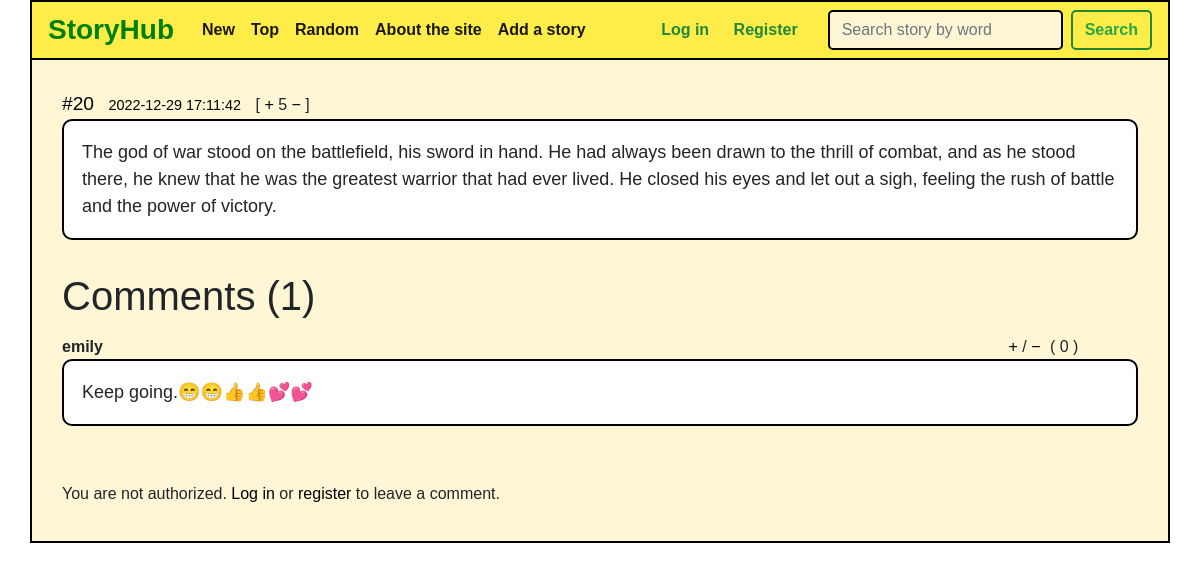
Screenshot of /post/20 with the database file from the repository.
### tables this page shows
CREATE TABLE 'stories' ('id' INTEGER PRIMARY KEY AUTOINCREMENT NOT NULL, 'text' INTEGER NOT NULL, 'datetime' INTEGER NOT NULL DEFAULT CURRENT_TIMESTAMP, 'likes' INTEGER NOT NULL DEFAULT 0 );

CREATE TABLE 'comments' ('id' INTEGER PRIMARY KEY AUTOINCREMENT NOT NULL, 'user_id' INTEGER NOT NULL, 'text' TEXT NOT NULL, 'datetime' DATETIME NOT NULL DEFAULT CURRENT_TIMESTAMP, 'likes' INTEGER NOT NULL DEFAULT 0 , 'post_id'  INTEGER NOT NULL  );

CREATE TABLE 'users' ('id' INTEGER PRIMARY KEY AUTOINCREMENT NOT NULL, 'username' TEXT NOT NULL, 'hash' TEXT NOT NULL, 'email'  TEXT NOT NULL  );

### application.py (the view)
@app.route("/post/<int:id>", methods=["GET", "POST"])
def post(id):
    message = request.form.get("message")
    if request.method == "POST" and message:
        user_id = session["user_id"]
        sql = "INSERT INTO comments (text, post_id, user_id) VALUES (:message, :post_id, :user_id)"
        db.execute(sql, message=message, post_id=id, user_id=user_id)
        return redirect("/post/{}".format(id))
    else:
        story = db.execute("SELECT * FROM stories WHERE id=:id", id=id)
        comments = db.execute("SELECT * FROM comments WHERE post_id=:id", id=id)
        print(session)
        if session.get("user_id") is None:
            username = None
        else:
            user = db.execute("SELECT username FROM users WHERE id=:id", id=session["user_id"])
            username = user[0]["username"]
        if len(comments) > 0:
            for comment in comments:
                commentator_name = db.execute("SELECT username FROM users WHERE id=:user_id", user_id=comment["user_id"])
                comment["username"] = commentator_name[0]["username"]
            com_count = len(comments)
        else:
            comments = None
            com_count = 0
        if request.method == "GET":
            error = None
        else:
            error = 1
        return render_template("post.html", story=story[0], comments=comments, com_count=com_count, username=username, error=error)

### templates/post.html (shortened to what this page needs)
{% extends "layout.html" %}
{% block body %}
<div class="view-content">
    <div class="post cit_395664">
        <span class="number"><a href="#">#{{ story['id'] }}</a></span>
        <span class="time">{{ story['datetime'] }}</span>
        <span class="post_id">
        [
        <span class="votes">
        <a class="cit_plus" href="/like/{{ story['id'] }}/post">+</a>
        </span>
        <span class="raiting">
        {{ story['likes'] }}        </span>
        <span class="votes">
        <a class="cit_minus" href="/dislike/{{ story['id'] }}/post">−</a>
        </span>
        ]
        </span>
        <div class="content">
            {{ story['text'] }}
        </div>
    </div>
</div>
<h1>Comments ({{ com_count }})</h1>
    {% if comments != None %}
    <div class="view-content">
        <div class="post cit_395664">
            {% for comment in comments %}
                <div style="margin-top:15px">
                    <strong>{{ comment['username'] }}</strong>
                    <span class="votes">
                        <a class="cit_plus" href="/com_like/{{ comment['id'] }}">+</a> / <a class="cit_minus" href="/com_dislike/{{ comment['id'] }}">−</a>
                    </span>
                    <span class="raiting" style="margin-left:5px">( {{ comment['likes'] }} )</span>
                    <div class="content">{{ comment['text'] }}</div>
                </div>
            {% endfor %}
        </div>
    </div>
    {% else %}
        <p>There are no comments for this story yet. You can be the first.</p>
    {% endif %}
        <br>
        {% if username == None %}
            <p>You are not authorized. <a href="/login">Log in</a> or <a href="/register">register</a> to leave a comment.</p>
        {% endif %}
{% endblock %}

### static/style.css (style rules this page uses)
* { font-family: 'DM+Sans', sans-serif; }
a, input, textarea { outline: 0 none; }
a:link, a:active { color:black; }
a, form, p, h1, h2, h3, h4 { margin: 0; padding: 0; border: none; }
.post, .post1 { margin-bottom: 2em; }
.post .number, .post1 .number { font-size: 120%; }
.post .time, .post1 .time { color: black; font: 90% Arial,sans-serif; margin: 0 10px; }
.post .content, .post1 .content { background-color: #ffff; border: 2px solid black; font-family: 'DM+Sans',sans-serif; border-radius: 10px; font-size: 100%; font-size: 18px; padding: 18px; }

### rows the page displays
stories: id "20", datetime "2022-12-29 17:11:42", likes "5", text "The god of war stood on the battlefield, his sword in hand. He had always been drawn to the thrill of combat, and as he stood there, he knew that he was the greatest warrior that had ever lived. He closed his eyes and let out a sigh, feeling the rush of battle and the power of victory."
comments: username "emily", likes "0", text "Keep going.😁😁👍👍💕💕"

### other values shown
{{ com_count }} "1"
